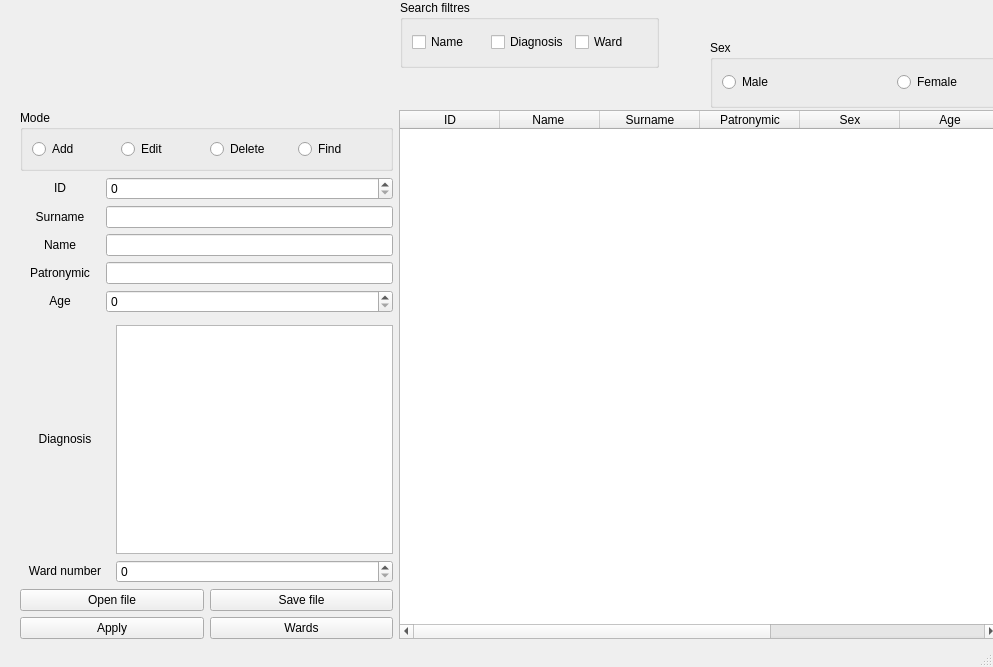
<?xml version="1.0" encoding="UTF-8"?>
<ui version="4.0">
 <class>MainWindow</class>
 <widget class="QMainWindow" name="MainWindow">
  <property name="geometry">
   <rect>
    <x>0</x>
    <y>0</y>
    <width>993</width>
    <height>667</height>
   </rect>
  </property>
  <property name="windowTitle">
   <string>Patients</string>
  </property>
  <widget class="QWidget" name="centralwidget">
   <widget class="QWidget" name="horizontalLayoutWidget_6">
    <property name="geometry">
     <rect>
      <x>20</x>
      <y>110</y>
      <width>979</width>
      <height>529</height>
     </rect>
    </property>
    <layout class="QHBoxLayout" name="mainLayout">
     <item>
      <layout class="QVBoxLayout" name="verticalLayout">
       <item>
        <widget class="QGroupBox" name="modeGBox">
         <property name="title">
          <string>Mode</string>
         </property>
         <layout class="QHBoxLayout" name="horizontalLayout_2">
          <item>
           <widget class="QRadioButton" name="addButton">
            <property name="text">
             <string>Add</string>
            </property>
           </widget>
          </item>
          <item>
           <widget class="QRadioButton" name="editButton">
            <property name="text">
             <string>Edit</string>
            </property>
           </widget>
          </item>
          <item>
           <widget class="QRadioButton" name="deleteButton">
            <property name="text">
             <string>Delete</string>
            </property>
           </widget>
          </item>
          <item>
           <widget class="QRadioButton" name="findButton">
            <property name="text">
             <string>Find</string>
            </property>
           </widget>
          </item>
         </layout>
        </widget>
       </item>
       <item>
        <layout class="QHBoxLayout" name="horizontalLayout_5">
         <item>
          <widget class="QLabel" name="idLbl">
           <property name="sizePolicy">
            <sizepolicy hsizetype="Fixed" vsizetype="Fixed">
             <horstretch>0</horstretch>
             <verstretch>0</verstretch>
            </sizepolicy>
           </property>
           <property name="minimumSize">
            <size>
             <width>80</width>
             <height>0</height>
            </size>
           </property>
           <property name="text">
            <string>ID</string>
           </property>
           <property name="alignment">
            <set>Qt::AlignCenter</set>
           </property>
          </widget>
         </item>
         <item>
          <widget class="QSpinBox" name="idBox"/>
         </item>
        </layout>
       </item>
       <item>
        <layout class="QHBoxLayout" name="horizontalLayout_4">
         <item>
          <widget class="QLabel" name="surnameLbl">
           <property name="sizePolicy">
            <sizepolicy hsizetype="Fixed" vsizetype="Fixed">
             <horstretch>0</horstretch>
             <verstretch>0</verstretch>
            </sizepolicy>
           </property>
           <property name="minimumSize">
            <size>
             <width>80</width>
             <height>0</height>
            </size>
           </property>
           <property name="text">
            <string>Surname</string>
           </property>
           <property name="alignment">
            <set>Qt::AlignCenter</set>
           </property>
          </widget>
         </item>
         <item>
          <widget class="QLineEdit" name="surnameEdit"/>
         </item>
        </layout>
       </item>
       <item>
        <layout class="QHBoxLayout" name="horizontalLayout_8">
         <item>
          <widget class="QLabel" name="nameLbl">
           <property name="sizePolicy">
            <sizepolicy hsizetype="Fixed" vsizetype="Fixed">
             <horstretch>0</horstretch>
             <verstretch>0</verstretch>
            </sizepolicy>
           </property>
           <property name="minimumSize">
            <size>
             <width>80</width>
             <height>0</height>
            </size>
           </property>
           <property name="text">
            <string>Name</string>
           </property>
           <property name="alignment">
            <set>Qt::AlignCenter</set>
           </property>
          </widget>
         </item>
         <item>
          <widget class="QLineEdit" name="nameEdit"/>
         </item>
        </layout>
       </item>
       <item>
        <layout class="QHBoxLayout" name="horizontalLayout_9">
         <item>
          <widget class="QLabel" name="patronymicLbl">
           <property name="sizePolicy">
            <sizepolicy hsizetype="Fixed" vsizetype="Fixed">
             <horstretch>0</horstretch>
             <verstretch>0</verstretch>
            </sizepolicy>
           </property>
           <property name="minimumSize">
            <size>
             <width>80</width>
             <height>0</height>
            </size>
           </property>
           <property name="text">
            <string>Patronymic</string>
           </property>
           <property name="alignment">
            <set>Qt::AlignCenter</set>
           </property>
          </widget>
         </item>
         <item>
          <widget class="QLineEdit" name="patronymicEdit"/>
         </item>
        </layout>
       </item>
       <item>
        <layout class="QHBoxLayout" name="horizontalLayout_11">
         <item>
          <widget class="QLabel" name="ageLabel">
           <property name="sizePolicy">
            <sizepolicy hsizetype="Fixed" vsizetype="Fixed">
             <horstretch>0</horstretch>
             <verstretch>0</verstretch>
            </sizepolicy>
           </property>
           <property name="maximumSize">
            <size>
             <width>80</width>
             <height>16777215</height>
            </size>
           </property>
           <property name="text">
            <string>Age</string>
           </property>
           <property name="alignment">
            <set>Qt::AlignCenter</set>
           </property>
          </widget>
         </item>
         <item>
          <widget class="QSpinBox" name="ageBox"/>
         </item>
        </layout>
       </item>
       <item>
        <widget class="QStackedWidget" name="stackedWidget">
         <property name="sizePolicy">
          <sizepolicy hsizetype="MinimumExpanding" vsizetype="Fixed">
           <horstretch>0</horstretch>
           <verstretch>0</verstretch>
          </sizepolicy>
         </property>
         <property name="maximumSize">
          <size>
           <width>16777215</width>
           <height>65</height>
          </size>
         </property>
         <property name="currentIndex">
          <number>1</number>
         </property>
         <widget class="QWidget" name="page"/>
         <widget class="QWidget" name="page_2"/>
        </widget>
       </item>
       <item>
        <layout class="QHBoxLayout" name="horizontalLayout_3">
         <item>
          <widget class="QLabel" name="dgnsLbl">
           <property name="sizePolicy">
            <sizepolicy hsizetype="Fixed" vsizetype="Fixed">
             <horstretch>0</horstretch>
             <verstretch>0</verstretch>
            </sizepolicy>
           </property>
           <property name="minimumSize">
            <size>
             <width>90</width>
             <height>0</height>
            </size>
           </property>
           <property name="text">
            <string>Diagnosis</string>
           </property>
           <property name="alignment">
            <set>Qt::AlignCenter</set>
           </property>
          </widget>
         </item>
         <item>
          <widget class="QTextEdit" name="dgnsEdit"/>
         </item>
        </layout>
       </item>
       <item>
        <layout class="QHBoxLayout" name="horizontalLayout_6">
         <item>
          <widget class="QLabel" name="wardLbl">
           <property name="sizePolicy">
            <sizepolicy hsizetype="Fixed" vsizetype="Fixed">
             <horstretch>0</horstretch>
             <verstretch>0</verstretch>
            </sizepolicy>
           </property>
           <property name="minimumSize">
            <size>
             <width>90</width>
             <height>0</height>
            </size>
           </property>
           <property name="text">
            <string>Ward number</string>
           </property>
           <property name="alignment">
            <set>Qt::AlignCenter</set>
           </property>
          </widget>
         </item>
         <item>
          <widget class="QSpinBox" name="wardBox">
           <property name="sizePolicy">
            <sizepolicy hsizetype="Minimum" vsizetype="Fixed">
             <horstretch>0</horstretch>
             <verstretch>0</verstretch>
            </sizepolicy>
           </property>
          </widget>
         </item>
        </layout>
       </item>
       <item>
        <layout class="QHBoxLayout" name="horizontalLayout_7">
         <item>
          <widget class="QPushButton" name="openBtn">
           <property name="text">
            <string>Open file</string>
           </property>
          </widget>
         </item>
         <item>
          <widget class="QPushButton" name="saveBtn">
           <property name="text">
            <string>Save file</string>
           </property>
          </widget>
         </item>
        </layout>
       </item>
       <item>
        <layout class="QHBoxLayout" name="horizontalLayout_10">
         <item>
          <widget class="QPushButton" name="applyButton">
           <property name="text">
            <string>Apply</string>
           </property>
          </widget>
         </item>
         <item>
          <widget class="QPushButton" name="wardButton">
           <property name="text">
            <string>Wards</string>
           </property>
          </widget>
         </item>
        </layout>
       </item>
      </layout>
     </item>
     <item>
      <widget class="QTableWidget" name="tableWidget">
       <property name="minimumSize">
        <size>
         <width>600</width>
         <height>0</height>
        </size>
       </property>
       <column>
        <property name="text">
         <string>ID</string>
        </property>
       </column>
       <column>
        <property name="text">
         <string>Name </string>
        </property>
       </column>
       <column>
        <property name="text">
         <string>Surname</string>
        </property>
       </column>
       <column>
        <property name="text">
         <string>Patronymic</string>
        </property>
       </column>
       <column>
        <property name="text">
         <string>Sex</string>
        </property>
       </column>
       <column>
        <property name="text">
         <string>Age</string>
        </property>
       </column>
       <column>
        <property name="text">
         <string>Diagnosis</string>
        </property>
       </column>
       <column>
        <property name="text">
         <string>Ward number</string>
        </property>
       </column>
      </widget>
     </item>
    </layout>
   </widget>
   <widget class="QGroupBox" name="searchBox">
    <property name="geometry">
     <rect>
      <x>400</x>
      <y>0</y>
      <width>259</width>
      <height>68</height>
     </rect>
    </property>
    <property name="title">
     <string>Search filtres</string>
    </property>
    <layout class="QHBoxLayout" name="horizontalLayout_12">
     <item>
      <widget class="QCheckBox" name="nameBox">
       <property name="text">
        <string>Name</string>
       </property>
      </widget>
     </item>
     <item>
      <widget class="QCheckBox" name="diagnosisBox">
       <property name="text">
        <string>Diagnosis</string>
       </property>
      </widget>
     </item>
     <item>
      <widget class="QCheckBox" name="wardCBox">
       <property name="text">
        <string>Ward</string>
       </property>
      </widget>
     </item>
    </layout>
   </widget>
   <widget class="QGroupBox" name="sexGBox">
    <property name="geometry">
     <rect>
      <x>710</x>
      <y>40</y>
      <width>368</width>
      <height>68</height>
     </rect>
    </property>
    <property name="title">
     <string>Sex</string>
    </property>
    <layout class="QHBoxLayout" name="horizontalLayout">
     <item>
      <widget class="QRadioButton" name="maleRadioButton">
       <property name="text">
        <string>Male</string>
       </property>
      </widget>
     </item>
     <item>
      <widget class="QRadioButton" name="femaleRadioButton">
       <property name="text">
        <string>Female</string>
       </property>
      </widget>
     </item>
    </layout>
   </widget>
  </widget>
  <widget class="QMenuBar" name="menubar">
   <property name="geometry">
    <rect>
     <x>0</x>
     <y>0</y>
     <width>993</width>
     <height>26</height>
    </rect>
   </property>
  </widget>
  <widget class="QStatusBar" name="statusbar"/>
 </widget>
 <resources/>
 <connections/>
</ui>
